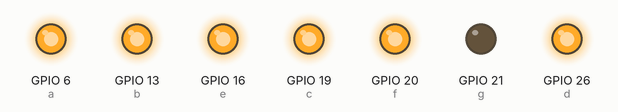
Recording of a program running on a simulated Raspberry Pi (BCM pin numbers). Shown: output pins drawn as LEDs (lit = HIGH).

Above: at 0.5 s.
At 2.5 s:
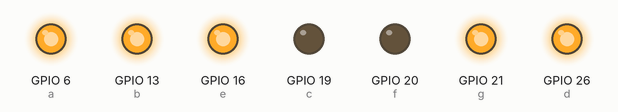
At 4.5 s:
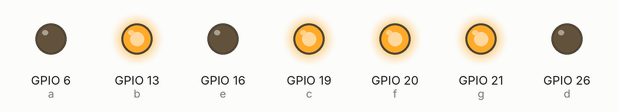
At 9.5 s:
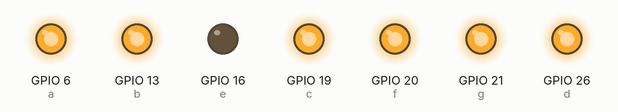
At 14.5 s:
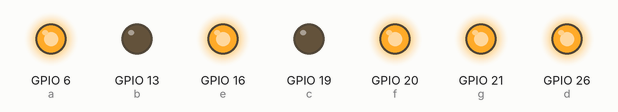
At 19.5 s:
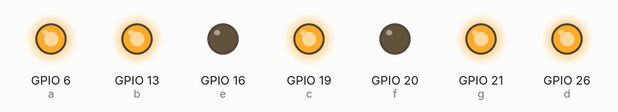
Timing chart, 0 to 20.8 s (numbered marks = the images above):
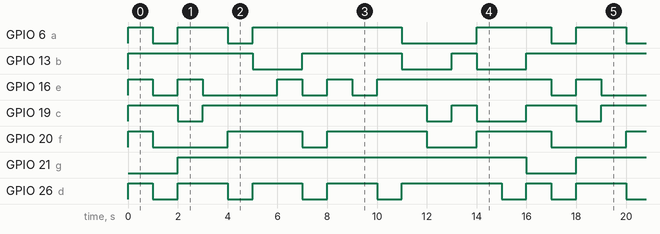

Measured:
- by itself, GPIO 6 (a): repeats every 16.0 s: LOW 1.0 s, HIGH 2.0 s, LOW 1.0 s, HIGH 6.0 s, LOW 3.0 s, HIGH 3.0 s
- by itself, GPIO 13 (b): repeats every 16.0 s: LOW 2.0 s, HIGH 4.0 s, LOW 2.0 s, HIGH 1.0 s, LOW 2.0 s, HIGH 5.0 s
- by itself, GPIO 16 (e): repeats every 16.0 s: LOW 1.0 s, HIGH 1.0 s, LOW 3.0 s, 2 × (HIGH 1.0 s, LOW 1.0 s), HIGH 7.0 s
- by itself, GPIO 19 (c): repeats every 16.0 s: LOW 1.0 s, HIGH 9.0 s, LOW 1.0 s, HIGH 1.0 s, LOW 2.0 s, HIGH 2.0 s
- by itself, GPIO 20 (f): repeats every 16.0 s: LOW 3.0 s, HIGH 3.0 s, LOW 1.0 s, HIGH 4.0 s, LOW 2.0 s, HIGH 3.0 s
- by itself, GPIO 21 (g): alternates HIGH for 14.0 s and LOW for 2.0 s
- by itself, GPIO 26 (d): repeats every 16.0 s: 3 × (LOW 1.0 s, HIGH 2.0 s), LOW 1.0 s, HIGH 4.0 s, LOW 1.0 s, HIGH 1.0 s

The program:

gpio.py
```python
import RPi.GPIO as GPIO
import time

def main():
    GPIO.setmode(GPIO.BCM)
    GPIO.setwarnings(False)
    a = 6
    b = 13
    c = 19
    d = 26
    e = 16
    f = 20
    g = 21
    GPIO.setup(a, GPIO.OUT)
    GPIO.setup(b, GPIO.OUT)
    GPIO.setup(c, GPIO.OUT)
    GPIO.setup(d, GPIO.OUT)
    GPIO.setup(e, GPIO.OUT)
    GPIO.setup(f, GPIO.OUT)
    GPIO.setup(g, GPIO.OUT)
    # 0
    GPIO.output(a, 1)
    GPIO.output(b, 1)
    GPIO.output(c, 1)
    GPIO.output(d, 1)
    GPIO.output(e, 1)
    GPIO.output(f, 1)
    GPIO.output(g, 0)
    time.sleep(1)
    # 1
    GPIO.output(a, 0)
    GPIO.output(b, 1)
    GPIO.output(c, 1)
    GPIO.output(d, 0)
    GPIO.output(e, 0)
    GPIO.output(f, 0)
    GPIO.output(g, 0)
    time.sleep(1)
    # 2
    GPIO.output(a, 1)
    GPIO.output(b, 1)
    GPIO.output(c, 0)
    GPIO.output(d, 1)
    GPIO.output(e, 1)
    GPIO.output(f, 0)
    GPIO.output(g, 1)
    time.sleep(1)
    # 3
    GPIO.output(a, 1)
    GPIO.output(b, 1)
    GPIO.output(c, 1)
    GPIO.output(d, 1)
    GPIO.output(e, 0)
    GPIO.output(f, 0)
    GPIO.output(g, 1)
    time.sleep(1)
    # 4
    GPIO.output(a, 0)
    GPIO.output(b, 1)
    GPIO.output(c, 1)
    GPIO.output(d, 0)
    GPIO.output(e, 0)
    GPIO.output(f, 1)
    GPIO.output(g, 1)
    time.sleep(1)
    # 5
    GPIO.output(a, 1)
    GPIO.output(b, 0)
    GPIO.output(c, 1)
    GPIO.output(d, 1)
    GPIO.output(e, 0)
    GPIO.output(f, 1)
    GPIO.output(g, 1)
    time.sleep(1)
    # 6
    GPIO.output(a, 1)
    GPIO.output(b, 0)
    GPIO.output(c, 1)
    GPIO.output(d, 1)
    GPIO.output(e, 1)
    GPIO.output(f, 1)
    GPIO.output(g, 1)
    time.sleep(1)
    # 7
    GPIO.output(a, 1)
    GPIO.output(b, 1)
    GPIO.output(c, 1)
    GPIO.output(d, 0)
    GPIO.output(e, 0)
    GPIO.output(f, 0)
    GPIO.output(g, 1)
    time.sleep(1)
    # 8
    GPIO.output(a, 1)
    GPIO.output(b, 1)
    GPIO.output(c, 1)
    GPIO.output(d, 1)
    GPIO.output(e, 1)
    GPIO.output(f, 1)
    GPIO.output(g, 1)
    time.sleep(1)
    # 9
    GPIO.output(a, 1)
    GPIO.output(b, 1)
    GPIO.output(c, 1)
    GPIO.output(d, 1)
    GPIO.output(e, 0)
    GPIO.output(f, 1)
    GPIO.output(g, 1)
    time.sleep(1)
    # A
    GPIO.output(a, 1)
    GPIO.output(b, 1)
    GPIO.output(c, 1)
    GPIO.output(d, 0)
    GPIO.output(e, 1)
    GPIO.output(f, 1)
    GPIO.output(g, 1)
    time.sleep(1)
    # b
    GPIO.output(a, 0)
    GPIO.output(b, 0)
    GPIO.output(c, 1)
    GPIO.output(d, 1)
    GPIO.output(e, 1)
    GPIO.output(f, 1)
    GPIO.output(g, 1)
    time.sleep(1)
    # c
    GPIO.output(a, 0)
    GPIO.output(b, 0)
    GPIO.output(c, 0)
    GPIO.output(d, 1)
    GPIO.output(e, 1)
    GPIO.output(f, 0)
    GPIO.output(g, 1)
    time.sleep(1)
    # d
    GPIO.output(a, 0)
    GPIO.output(b, 1)
    GPIO.output(c, 1)
    GPIO.output(d, 1)
    GPIO.output(e, 1)
    GPIO.output(f, 0)
    GPIO.output(g, 1)
    time.sleep(1)
    # E
    GPIO.output(a, 1)
    GPIO.output(b, 0)
    GPIO.output(c, 0)
    GPIO.output(d, 1)
    GPIO.output(e, 1)
    GPIO.output(f, 1)
    GPIO.output(g, 1)
    time.sleep(1)
    # F
    GPIO.output(a, 1)
    GPIO.output(b, 0)
    GPIO.output(c, 0)
    GPIO.output(d, 0)
    GPIO.output(e, 1)
    GPIO.output(f, 1)
    GPIO.output(g, 1)
    time.sleep(1)
    GPIO.cleanup()

while True:
    main()

# video del funcioanmiento: https://youtu.be/9UZ14tmA-ic?si=G4li42H48jNURyrw
```
